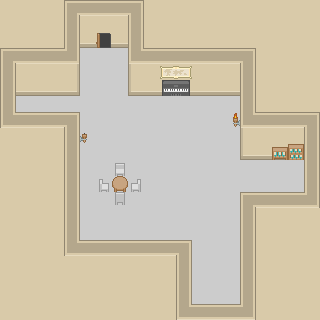

Below is a game level as drawn by its tile map, then a one-line description and the .tmx file that defines it, in full:
An orthogonal 20x20 tile map with 16x16 px tiles, 3 tile layers (Floor, Decoration, Foreground), 2 tilesets.

<map version="1.10" tiledversion="1.10.2" orientation="orthogonal" renderorder="right-down" width="20" height="20" tilewidth="16" tileheight="16" infinite="0" nextlayerid="4" nextobjectid="1">
 <tileset firstgid="1" source="../TileSheets/Roguelike_RPG.tsx" />
 <tileset firstgid="1768" source="../TileSheets/Roguelike_Interior.tsx" />
 <layer id="1" name="Floor" width="20" height="20">
  <data encoding="csv">
874,874,874,874,701,699,699,699,702,874,874,874,874,874,874,874,874,874,874,874,
874,874,874,874,757,874,874,874,757,874,874,874,874,874,874,874,874,874,874,874,
874,874,874,874,757,869,869,869,757,874,874,874,874,874,874,874,874,874,874,874,
701,699,699,699,759,881,881,881,758,699,699,699,699,699,699,702,874,874,874,874,
757,874,874,874,875,881,881,881,873,874,874,874,874,874,874,757,874,874,874,874,
757,869,869,869,872,881,881,881,870,869,869,869,869,869,869,757,874,874,874,874,
757,881,881,881,881,881,881,881,881,881,881,881,881,881,881,757,874,874,874,874,
758,1736,1736,1736,1736,881,881,881,881,881,881,881,881,881,881,758,699,699,699,702,
874,874,874,874,757,881,881,881,881,881,881,881,881,881,881,873,874,874,874,757,
874,874,874,874,757,881,881,881,881,881,881,881,881,881,881,870,869,869,869,757,
874,874,874,874,757,881,881,881,881,881,881,881,881,881,881,881,881,881,881,757,
874,874,874,874,757,881,881,881,881,881,881,881,881,881,881,881,881,881,881,757,
874,874,874,874,757,881,881,881,881,881,881,881,881,881,881,1736,1736,1736,1736,759,
874,874,874,874,757,881,881,881,881,881,881,881,881,881,881,757,874,874,874,874,
874,874,874,874,757,881,881,881,881,881,881,881,881,881,881,757,874,874,874,874,
874,874,874,874,758,1736,1736,1736,1736,1736,1736,1736,881,881,881,757,874,874,874,874,
874,874,874,874,874,874,874,874,874,874,874,757,881,881,881,757,874,874,874,874,
874,874,874,874,874,874,874,874,874,874,874,757,881,881,881,757,874,874,874,874,
874,874,874,874,874,874,874,874,874,874,874,757,881,881,881,757,874,874,874,874,
874,874,874,874,874,874,874,874,874,874,874,758,1736,1736,1736,759,874,874,874,874
</data>
 </layer>
 <layer id="2" name="Decoration" width="20" height="20">
  <data encoding="csv">
0,0,0,0,0,0,0,0,0,0,0,0,0,0,0,0,0,0,0,0,
0,0,0,0,0,0,0,0,0,0,0,0,0,0,0,0,0,0,0,0,
0,0,0,0,0,0,152,0,0,0,0,0,0,0,0,0,0,0,0,0,
0,0,0,0,0,0,0,0,0,0,0,0,0,0,0,0,0,0,0,0,
0,0,0,0,0,0,0,0,0,0,2166,2167,0,0,0,0,0,0,0,0,
0,0,0,0,0,0,0,0,0,0,2007,2008,0,0,0,0,0,0,0,0,
0,0,0,0,0,0,0,0,0,0,0,0,0,0,0,0,0,0,0,0,
0,0,0,0,0,0,0,0,0,0,0,0,0,0,0,0,0,0,0,0,
0,0,0,0,0,0,0,0,0,0,0,0,0,0,0,0,0,0,0,0,
0,0,0,0,0,0,0,0,0,0,0,0,0,0,0,0,0,2246,2247,0,
0,0,0,0,0,0,0,1984,0,0,0,0,0,0,0,0,0,0,0,0,
0,0,0,0,0,0,1986,1775,1987,0,0,0,0,0,0,0,0,0,0,0,
0,0,0,0,0,0,0,1985,0,0,0,0,0,0,0,0,0,0,0,0,
0,0,0,0,0,0,0,0,0,0,0,0,0,0,0,0,0,0,0,0,
0,0,0,0,0,0,0,0,0,0,0,0,0,0,0,0,0,0,0,0,
0,0,0,0,0,0,0,0,0,0,0,0,0,0,0,0,0,0,0,0,
0,0,0,0,0,0,0,0,0,0,0,0,0,0,0,0,0,0,0,0,
0,0,0,0,0,0,0,0,0,0,0,0,0,0,0,0,0,0,0,0,
0,0,0,0,0,0,0,0,0,0,0,0,0,0,0,0,0,0,0,0,
0,0,0,0,0,0,0,0,0,0,0,0,0,0,0,0,0,0,0,0
</data>
 </layer>
 <layer id="3" name="Foreground" width="20" height="20">
  <data encoding="csv">
0,0,0,0,0,0,0,0,0,0,0,0,0,0,0,0,0,0,0,0,
0,0,0,0,0,0,0,0,0,0,0,0,0,0,0,0,0,0,0,0,
0,0,0,0,0,0,0,0,0,0,0,0,0,0,0,0,0,0,0,0,
0,0,0,0,0,0,0,0,0,0,0,0,0,0,0,0,0,0,0,0,
0,0,0,0,0,0,0,0,0,0,0,0,0,0,0,0,0,0,0,0,
0,0,0,0,0,0,0,0,0,0,0,0,0,0,0,0,0,0,0,0,
0,0,0,0,0,0,0,0,0,0,0,0,0,0,0,0,0,0,0,0,
758,699,699,699,702,0,0,0,0,0,0,0,0,0,1950,0,0,0,0,0,
0,0,0,0,0,1979,0,0,0,0,0,0,0,0,0,0,0,0,0,0,
0,0,0,0,0,0,0,0,0,0,0,0,0,0,0,0,0,0,0,0,
0,0,0,0,0,0,0,0,0,0,0,0,0,0,0,0,0,0,0,0,
0,0,0,0,0,0,0,0,0,0,0,0,0,0,0,0,0,0,0,0,
0,0,0,0,0,0,0,0,0,0,0,0,0,0,0,701,699,699,699,759,
0,0,0,0,0,0,0,0,0,0,0,0,0,0,0,0,0,0,0,0,
0,0,0,0,0,0,0,0,0,0,0,0,0,0,0,0,0,0,0,0,
0,0,0,0,0,699,699,699,699,699,699,702,0,0,0,0,0,0,0,0,
0,0,0,0,0,0,0,0,0,0,0,0,0,0,0,0,0,0,0,0,
0,0,0,0,0,0,0,0,0,0,0,0,0,0,0,0,0,0,0,0,
0,0,0,0,0,0,0,0,0,0,0,0,0,0,0,0,0,0,0,0,
0,0,0,0,0,0,0,0,0,0,0,0,699,699,699,0,0,0,0,0
</data>
 </layer>
</map>
